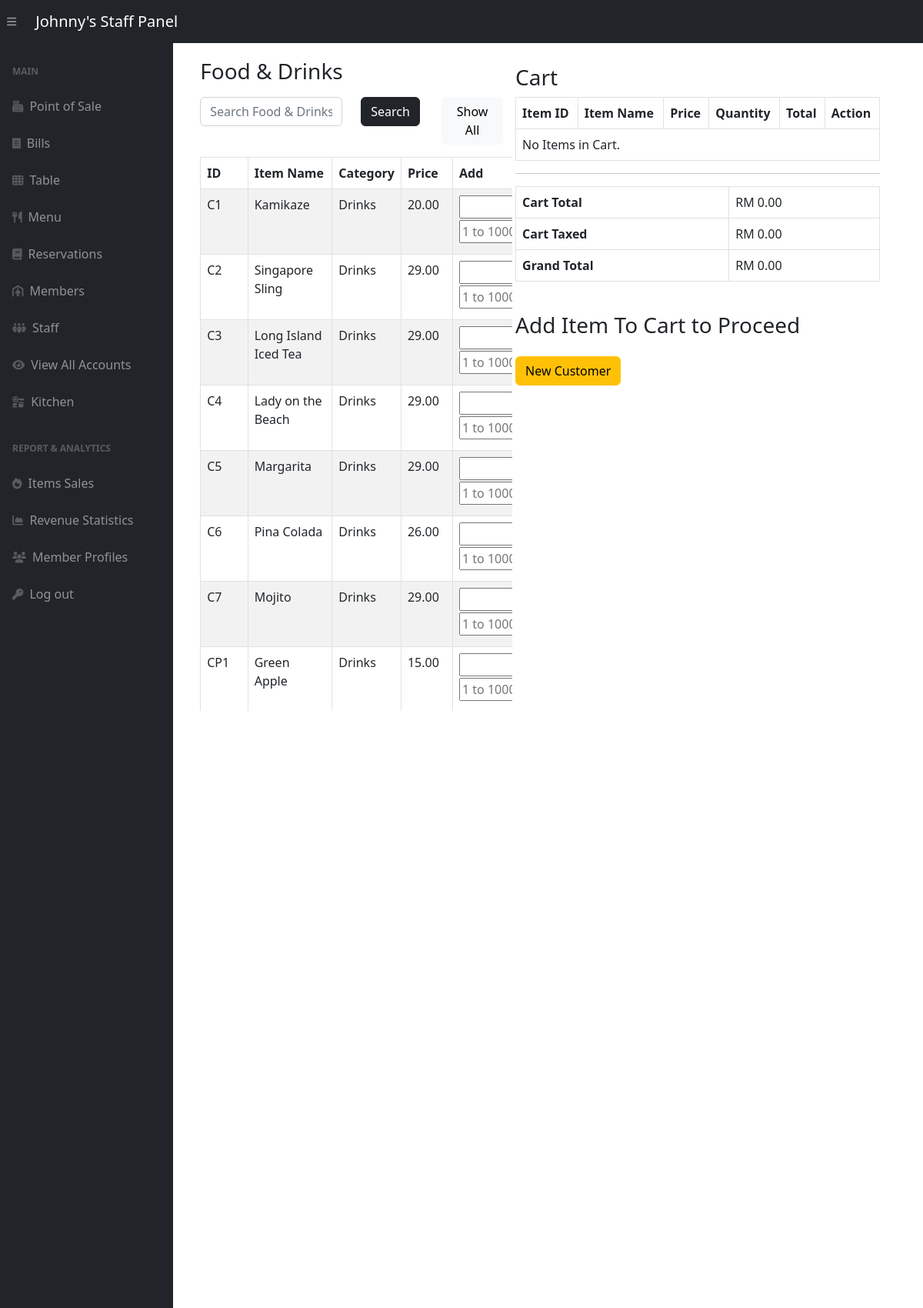
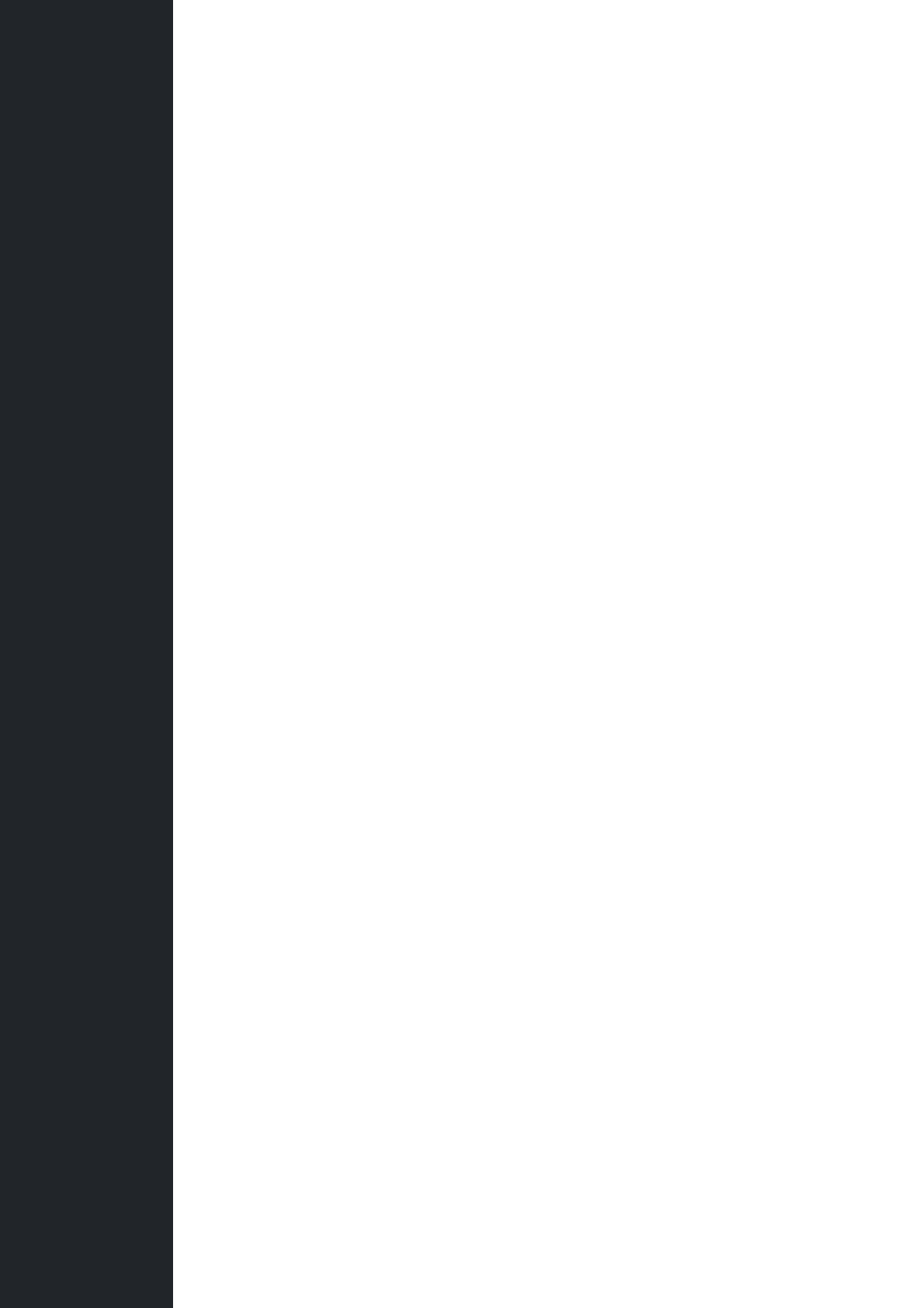
The app's page /adminSide/posBackend/orderItem.php (upper part) with its own data (2 pictures, top to bottom).
### tables this page shows
CREATE TABLE `menu` (
  `item_id` varchar(6) NOT NULL,
  `item_name` varchar(255) DEFAULT NULL,
  `item_type` varchar(255) DEFAULT NULL,
  `item_category` varchar(255) DEFAULT NULL,
  `item_price` decimal(10,2) DEFAULT NULL,
  `item_description` varchar(255) DEFAULT NULL
);

### adminSide/posBackend/orderItem.php (the view, shortened to what this page needs)
<?php
include '../inc/dashHeader.php';
$bill_id = $_GET['bill_id'];
$table_id = $_GET['table_id'];
?>
<!DOCTYPE html>
<html>
<head>
    <link href="../css/pos.css" rel="stylesheet" />
</head>
<body>
    <div class="container-fluid">
        <div class="row">
            <div class="col-md-6 order-md-1 m-1" id="item-select-section ">
                <div class="container-fluid pt-4 pl-500 row" style=" margin-left: 10rem;width: 81% ;">
                    <div class="mt-5 mb-2">
                    <h3 class="pull-left">Food & Drinks</h3>
                    </div>
                    <div class="mb-3">
                        <form method="POST" action="#">
                            <div class="row">
                                <div class="col-md-6">
                                    <input type="text" required="" id="search" name="search" class="form-control" placeholder="Search Food & Drinks">
                                </div>
                                <div class="col-md-3">
                                    <button type="submit" class="btn btn-dark">Search</button>
                                </div>
                                <div class="col" style="text-align: right;" >
                                    <a href="orderItem.php?bill_id=<?php echo $bill_id; ?>&table_id=<?php echo $table_id; ?>" class="btn btn-light">Show All</a>
                                </div>
                            </div>
                        </form>
                    </div>
                    <div style="max-height: 45rem;overflow-y: auto;">
                        <?php
                        require_once "../config.php";
                        if (isset($_POST['search'])) {
                            if (!empty($_POST['search'])) {
                                $search = $_POST['search'];
                                $query = "SELECT * FROM Menu WHERE item_type LIKE '%$search%' OR item_category LIKE '%$search%' OR item_name LIKE '%$search%' OR item_id LIKE '%$search%' ORDER BY item_id;";
                                $result = mysqli_query($link, $query);
                            }else{
                                $query = "SELECT * FROM Menu ORDER BY item_id;";
                                $result = mysqli_query($link, $query);
                            }
                        } else {
                            $query = "SELECT * FROM Menu ORDER BY item_id;";
                            $result = mysqli_query($link, $query);
                        }
                        $bill_id = $_GET['bill_id'];
                        if ($result) {
                            if (mysqli_num_rows($result) > 0) {
                                echo '<table class="table table-bordered table-striped">';
                                echo "<thead>";
                                echo "<tr>";
                                echo "<th>ID</th>";
                                echo "<th>Item Name</th>";
                                echo "<th>Category</th>";
                                echo "<th>Price</th>";
                                echo "<th>Add</th>";
                                echo "</tr>";
                                echo "</thead>";
                                echo "<tbody>";
                                while ($row = mysqli_fetch_array($result)) {
                                    echo "<tr>";
                                    echo "<td>" . $row['item_id'] . "</td>";
                                    echo "<td>" . $row['item_name'] . "</td>";
                                    echo "<td>" . $row['item_category'] . "</td>";
                                    echo "<td>" . number_format($row['item_price'],2) . "</td>";
                                    $has_payment_time = false;
                                    if (!$has_payment_time) {
                                        echo '<td><form method="get" action="addItem.php">'
                                            . '<input type="text" hidden name= "table_id" value="' . $table_id . '">'
                                            . '<input type="text" name= "item_id" value=' . $row['item_id'] . ' hidden>'
                                            . '<input type="number" name= "bill_id" value=' . $bill_id . ' hidden>'
                                            . '<input type="number" name="quantity" style="width:120px" placeholder="1 to 1000" required min="1" max="1000">'
                                            . '<input type="hidden" name="addToCart" value="1">'
                                            . '<button type="submit" class="btn btn-primary">Add to Cart</button>';
                                        echo "</form></td>";
                                    } else {
                                        echo '<td>Bill Paid</td>';
                                    }
                                    echo "</tr>";
                                }
                                echo "</tbody>";
                                echo "</table>";
                            } else {
                                echo '<div class="alert alert-danger"><em>No menu items were found.</em></div>';
                            }
                        } else {
                            echo "Oops! Something went wrong. Please try again later.";
                        }
                        ?>
                     </div>
                </div>
            </div>
            <div class="col-md-4 order-md-2 m-1" id="cart-section" >
                <div class="container-fluid pt-5 pl-600 pr-6 row mt-3" style="max-width: 200%; width:150%;">
                    <div class="cart-section" >
                        <h3>Cart</h3>
                        <table class="table table-bordered">
                            <thead>
                            <tr>
                                <th>Item ID</th>
                                <th>Item Name</th>
                                <th>Price</th>
                                <th>Quantity</th>
                                <th>Total</th>
                                <th>Action</th>
                            </tr>
                            </thead>
                            <div style="max-height: 40rem;overflow-y: auto;">
                                <tbody>
                                <?php
                                $cart_query = "SELECT bi.*, m.item_name, m.item_price FROM bill_items bi
                                               JOIN Menu m ON bi.item_id = m.item_id
                                               WHERE bi.bill_id = '$bill_id'";
                                $cart_result = mysqli_query($link, $cart_query);
                                $cart_total = 0;
                                $tax = 0.1;
                                if ($cart_result && mysqli_num_rows($cart_result) > 0) {
                                    while ($cart_row = mysqli_fetch_assoc($cart_result)) {
                                        $item_id = $cart_row['item_id'];
                                        $item_name = $cart_row['item_name'];
                                        $item_price = $cart_row['item_price'];
                                        $quantity = $cart_row['quantity'];
                                        $total = $item_price * $quantity;
                                        $bill_item_id = $cart_row['bill_item_id'];
                                        $cart_total += $total;
                                        echo '<tr>';
                                        echo '<td>' . $item_id . '</td>';
                                        echo '<td>' . $item_name . '</td>';
                                        echo '<td>RM ' . number_format($item_price,2) . '</td>';
                                        echo '<td>' . $quantity . '</td>';
                                        echo '<td>RM ' . number_format($total,2) . '</td>';
                                        $payment_time_query = "SELECT payment_time FROM Bills WHERE bill_id = '$bill_id'";
                                        $payment_time_result = mysqli_query($link, $payment_time_query);
                                        $has_payment_time = false;
                                        if ($payment_time_result && mysqli_num_rows($payment_time_result) > 0) {
                                            $payment_time_row = mysqli_fetch_assoc($payment_time_result);
                                            if (!empty($payment_time_row['payment_time'])) {
                                                $has_payment_time = true;
                                            }
                                        }
                                        if (!$has_payment_time) {
                                            echo '<td><a class="btn btn-dark" href="deleteItem.php?bill_id=' . $bill_id . '&table_id=' . $table_id . '&bill_item_id=' . $bill_item_id . '&item_id=' . $item_id .'">Delete</a></td>';
                                        } else {
                                            echo '<td>Bill Paid</td>';
                                        }
                                        echo '</tr>';
                                    }
                                } else {
                                    echo '<tr><td colspan="6">No Items in Cart.</td></tr>';
                                }
                                ?>
                                </tbody>
                            </div>
                        </table>
                        <hr>
                        <div class="table-responsive">
    <table class="table table-bordered ">
        <tbody>
            <tr>
                <td><strong>Cart Total</strong></td>
                <td>RM <?php echo number_format($cart_total, 2); ?></td>
            </tr>
            <tr>
                <td><strong>Cart Taxed</strong></td>
                <td>RM <?php echo number_format($cart_total * $tax, 2); ?></td>
            </tr>
            <tr>
                <td><strong>Grand Total</strong></td>
                <td>RM <?php echo number_format(($tax * $cart_total) + $cart_total, 2); ?></td>
            </tr>
        </tbody>
    </table>
</div>
                        <?php
                        $has_payment_time = false;
                        if ($has_payment_time) {
                            echo '<div>';
                            echo '<div class="alert alert-success" role="alert">
                                    Bill has already been paid.
                                  </div>';
                            echo '<br><a href="receipt.php?bill_id=' . $bill_id . '" class="btn btn-light">Print Receipt <span class="fa fa-receipt text-black"></span></a></div>';
                        } elseif(($tax * $cart_total + $cart_total) > 0) {
                            echo '<br><a href="idValidity.php?bill_id=' . $bill_id . '" class="btn btn-success">Pay Bill</a>';
                        } else {
                            echo '<br><h3>Add Item To Cart to Proceed</h3>';
                        }
                        ?>
                    </div>
                    <?php
                       echo '<form class="mt-3" action="newCustomer.php" method="get">';
                        echo '<button type="submit" name="new_customer" value="true" class="btn btn-warning">New Customer</button>';
                        echo '</form>';
                    ?>
                </div>
            </div>
        </div>
    </div>
<?php include '../inc/dashFooter.php'; ?>

### adminSide/css/pos.css (style rules this page uses)
#cart-section { max-width: 60rem; max-height: 60rem; padding: 1rem; }

### records on screen
menu: item_id "C1", item_name "Kamikaze", item_category "Drinks", item_price "20.00"
menu: item_id "C2", item_name "Singapore Sling", item_category "Drinks", item_price "29.00"
menu: item_id "C3", item_name "Long Island Iced Tea", item_category "Drinks", item_price "29.00"
menu: item_id "C4", item_name "Lady on the Beach", item_category "Drinks", item_price "29.00"
menu: item_id "C5", item_name "Margarita", item_category "Drinks", item_price "29.00"
menu: item_id "C6", item_name "Pina Colada", item_category "Drinks", item_price "26.00"
menu: item_id "C7", item_name "Mojito", item_category "Drinks", item_price "29.00"
menu: item_id "CP1", item_name "Green Apple", item_category "Drinks", item_price "15.00"

### other values on screen
$cart_total "0.00"
$cart_total * $tax "0.00"
